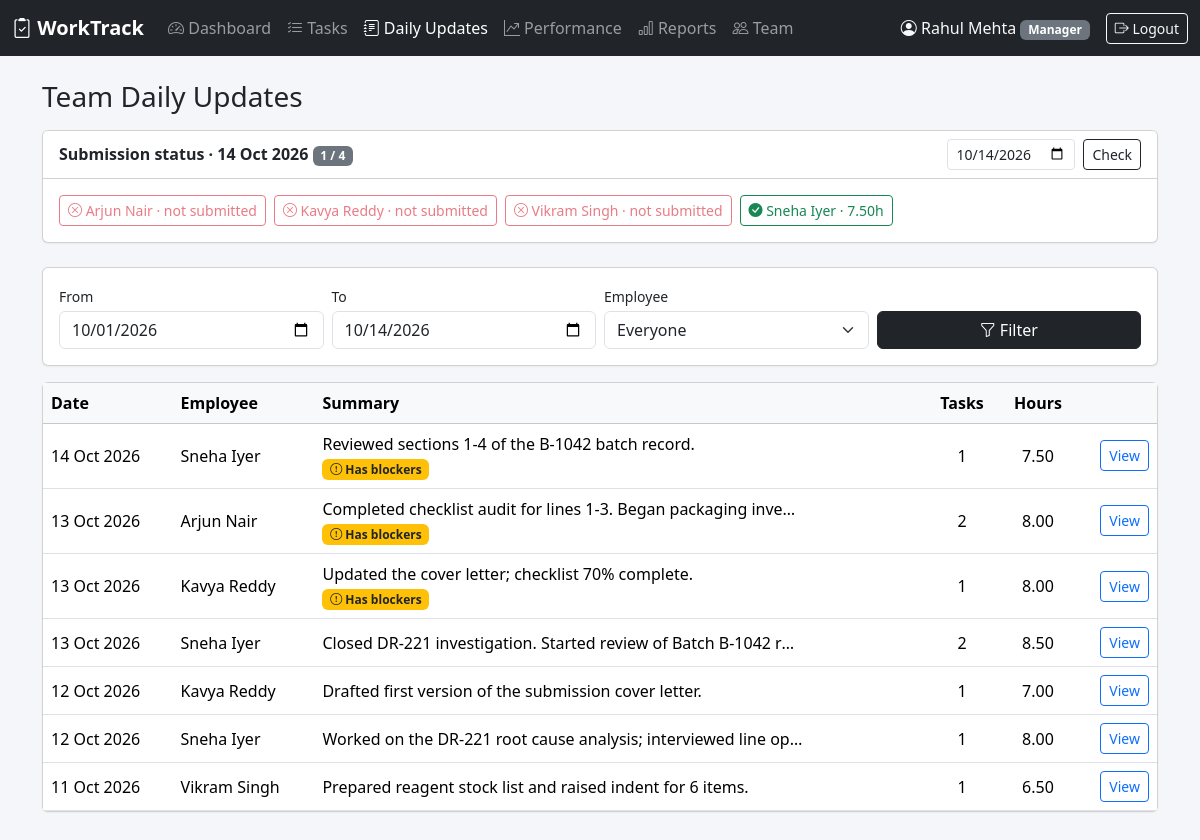
/index.php?page=updates (signed in), run on the app's committed database.
### tables this page shows
CREATE TABLE users (
    id            INT UNSIGNED AUTO_INCREMENT PRIMARY KEY,
    name          VARCHAR(100)  NOT NULL,
    email         VARCHAR(150)  NOT NULL UNIQUE,
    password_hash VARCHAR(255)  NOT NULL,
    role          ENUM('manager', 'employee') NOT NULL DEFAULT 'employee',
    designation   VARCHAR(100)  NULL,
    manager_id    INT UNSIGNED  NULL,
    is_active     TINYINT(1)    NOT NULL DEFAULT 1,
    created_at    TIMESTAMP     NOT NULL DEFAULT CURRENT_TIMESTAMP,
    CONSTRAINT fk_users_manager FOREIGN KEY (manager_id) REFERENCES users (id) ON DELETE SET NULL,
    INDEX idx_users_manager (manager_id)
);

CREATE TABLE daily_updates (
    id           INT UNSIGNED AUTO_INCREMENT PRIMARY KEY,
    user_id      INT UNSIGNED NOT NULL,
    update_date  DATE         NOT NULL,
    summary      TEXT         NOT NULL,    
    plan_next    TEXT         NULL,        
    blockers     TEXT         NULL,        
    hours_worked DECIMAL(4,2) NOT NULL DEFAULT 0,
    created_at   TIMESTAMP    NOT NULL DEFAULT CURRENT_TIMESTAMP,
    updated_at   TIMESTAMP    NOT NULL DEFAULT CURRENT_TIMESTAMP ON UPDATE CURRENT_TIMESTAMP,
    CONSTRAINT fk_updates_user FOREIGN KEY (user_id) REFERENCES users (id) ON DELETE CASCADE,
    UNIQUE KEY uq_updates_user_date (user_id, update_date),
    INDEX idx_updates_date (update_date)
);

### app/helpers.php (called while the page is built, shortened)
<?php
function e(mixed $value): string
{
    return htmlspecialchars((string) $value, ENT_QUOTES, 'UTF-8');
}
function url(string $page, array $params = []): string
{
    return 'index.php?' . http_build_query(['page' => $page] + $params);
}
function render_header(string $title): void
{
    require APP_PATH . '/views/header.php';
}
function render_footer(): void
{
    require APP_PATH . '/views/footer.php';
}
function input(string $key, string $default = ''): string
{
    $value = $_POST[$key] ?? $_GET[$key] ?? $default;
    return is_string($value) ? trim($value) : $default;
}
function current_user(): ?array
{
    static $user = false;
    if ($user === false) {
        $user = null;
        if (!empty($_SESSION['user_id'])) {
            $stmt = db()->prepare('SELECT id, name, email, role, designation, manager_id FROM users WHERE id = ? AND is_active = 1');
            $stmt->execute([$_SESSION['user_id']]);
            $user = $stmt->fetch() ?: null;
        }
    }
    return $user;
}
function require_login(): array
{
    $user = current_user();
    return $user;
}
function today(): string
{
    return date('Y-m-d');
}
function valid_date(string $date): bool
{
    $d = DateTime::createFromFormat('Y-m-d', $date);
    return $d !== false && $d->format('Y-m-d') === $date;
}
function fmt_date(?string $date): string
{
    return $date ? date('d M Y', strtotime($date)) : '—';
}

### public/index.php (called while the page is built, shortened)
<?php
require __DIR__ . '/../app/bootstrap.php';
$page = $_GET['page'] ?? (current_user() ? 'dashboard' : 'login');
require APP_PATH . '/pages/' . $page . '.php';

### app/bootstrap.php (called while the page is built, shortened)
<?php
$config = require ROOT_PATH . '/config/database.php';
require APP_PATH . '/helpers.php';
function db(): PDO
{
    static $pdo = null;
    global $config;
    if ($pdo === null) {
        $c = $config['db'];
        $dsn = "mysql:host={$c['host']};port={$c['port']};dbname={$c['name']};charset={$c['charset']}";
        try {
            $pdo = new PDO($dsn, $c['user'], $c['password'], [
                PDO::ATTR_ERRMODE            => PDO::ERRMODE_EXCEPTION,
                PDO::ATTR_DEFAULT_FETCH_MODE => PDO::FETCH_ASSOC,
                PDO::ATTR_EMULATE_PREPARES   => false,
            ]);
        } catch (PDOException $e) {
            error_log('DB connection failed: ' . $e->getMessage());
            http_response_code(500);
            exit('Database connection failed. Check the settings in config/database.php.');
        }
    }
    return $pdo;
}

### app/pages/updates.php (the view, shortened to what this page needs)
<?php
$user = require_login();
$me = (int) $user['id'];
$manager = $user['role'] === 'manager';
$today = today();
$from = input('from', date('Y-m-d', strtotime('-13 days')));
$to   = input('to', $today);
$day  = input('date', $today);
$from = valid_date($from) ? $from : $today;
$to   = valid_date($to) ? $to : $today;
$day  = valid_date($day) ? $day : $today;
$params = [$from, $to];
if ($manager) {
    $scope = 'u.manager_id = ?';
    $params[] = $me;
} else {
    $scope = 'u.id = ?';
    $params[] = $me;
}
$stmt = db()->prepare(
    "SELECT d.id, d.update_date, d.summary, d.blockers, d.hours_worked, d.created_at, u.name,
            (SELECT COUNT(*) FROM daily_update_tasks i WHERE i.daily_update_id = d.id) AS task_count
     FROM daily_updates d JOIN users u ON u.id = d.user_id
     WHERE d.update_date BETWEEN ? AND ? AND $scope
     ORDER BY d.update_date DESC, u.name"
);
$stmt->execute($params);
$updates = $stmt->fetchAll();
$submission = [];
if ($manager) {
    $stmt = db()->prepare(
        "SELECT u.id, u.name, d.id AS update_id, d.hours_worked, d.created_at
         FROM users u LEFT JOIN daily_updates d ON d.user_id = u.id AND d.update_date = ?
         WHERE u.manager_id = ? AND u.role = 'employee' AND u.is_active = 1
         ORDER BY d.id IS NULL DESC, u.name"
    );
    $stmt->execute([$day, $me]);
    $submission = $stmt->fetchAll();
} else {
    $stmt = db()->prepare('SELECT COUNT(*) FROM daily_updates WHERE user_id = ? AND update_date = ?');
    $stmt->execute([$me, $today]);
    $submittedToday = (bool) $stmt->fetchColumn();
}
render_header('Daily Updates');
?>
<div class="d-flex justify-content-between align-items-center mb-3">
    <h1 class="h3 mb-0"><?= $manager ? 'Team Daily Updates' : 'My Daily Updates' ?></h1>
</div>
<?php if ($manager): ?>
    <?php $done = count(array_filter($submission, fn($s) => $s['update_id'])); ?>
    <div class="card mb-4">
        <div class="card-header bg-white d-flex justify-content-between align-items-center flex-wrap gap-2">
            <span class="fw-semibold">Submission status · <?= fmt_date($day) ?> <span class="badge bg-secondary"><?= $done ?> / <?= count($submission) ?></span></span>
            <form class="d-flex gap-2">
                <input type="date" name="date" value="<?= e($day) ?>" max="<?= $today ?>" class="form-control form-control-sm">
                <button class="btn btn-sm btn-outline-dark">Check</button>
            </form>
        </div>
        <div class="card-body">
            <div class="d-flex flex-wrap gap-2">
                <?php foreach ($submission as $s): ?>
                    <?php if ($s['update_id']): ?>
                        <a href="<?= url('update_view', ['id' => $s['update_id']]) ?>" class="btn btn-sm btn-outline-success">
                            <i class="bi bi-check-circle-fill"></i> <?= e($s['name']) ?> · <?= e($s['hours_worked']) ?>h
                        </a>
                    <?php else: ?>
                        <span class="btn btn-sm btn-outline-danger disabled"><i class="bi bi-x-circle"></i> <?= e($s['name']) ?> · not submitted</span>
                    <?php endif; ?>
                <?php endforeach; ?>
            </div>
        </div>
    </div>
<?php endif; ?>
<form class="card card-body mb-3">
    <div class="row g-2 align-items-end">
        <div class="col-md-3">
            <label class="form-label small mb-1">From</label>
            <input type="date" name="from" value="<?= e($from) ?>" class="form-control">
        </div>
        <div class="col-md-3">
            <label class="form-label small mb-1">To</label>
            <input type="date" name="to" value="<?= e($to) ?>" class="form-control">
        </div>
        <?php if ($manager): ?>
            <div class="col-md-3">
                <label class="form-label small mb-1">Employee</label>
                <select name="employee" class="form-select">
                    <option value="">Everyone</option>
                </select>
            </div>
        <?php endif; ?>
        <div class="col-md-3">
            <button class="btn btn-dark w-100"><i class="bi bi-funnel"></i> Filter</button>
        </div>
    </div>
</form>
<div class="card">
    <div class="table-responsive">
        <table class="table table-hover mb-0">
            <thead class="table-light">
            <tr>
                <th>Date</th><?php if ($manager): ?><th>Employee</th><?php endif; ?>
                <th>Summary</th><th class="text-center">Tasks</th><th class="text-center">Hours</th><th></th>
            </tr>
            </thead>
            <tbody>
            <?php foreach ($updates as $u): ?>
                <tr>
                    <td class="text-nowrap"><?= fmt_date($u['update_date']) ?></td>
                    <?php if ($manager): ?><td class="text-nowrap"><?= e($u['name']) ?></td><?php endif; ?>
                    <td>
                        <div class="text-truncate" style="max-width: 480px"><?= e($u['summary']) ?></div>
                        <?php if ($u['blockers']): ?><span class="badge bg-warning text-dark"><i class="bi bi-exclamation-circle"></i> Has blockers</span><?php endif; ?>
                    </td>
                    <td class="text-center"><?= (int) $u['task_count'] ?></td>
                    <td class="text-center"><?= e($u['hours_worked']) ?></td>
                    <td class="text-end"><a href="<?= url('update_view', ['id' => $u['id']]) ?>" class="btn btn-sm btn-outline-primary">View</a></td>
                </tr>
            <?php endforeach; ?>
            </tbody>
        </table>
    </div>
</div>

### app/views/header.php (shortened to what this page needs)
<?php
$user = current_user();
$active = $_GET['page'] ?? 'dashboard';
$nav = [
    'dashboard'   => ['Dashboard', 'speedometer2'],
    'tasks'       => ['Tasks', 'list-check'],
    'updates'     => ['Daily Updates', 'journal-text'],
    'performance' => [$user && $user['role'] === 'manager' ? 'Performance' : 'My Performance', 'graph-up-arrow'],
];
if ($user && $user['role'] === 'manager') {
    $nav['reports']   = ['Reports', 'bar-chart'];
    $nav['employees'] = ['Team', 'people'];
}
$parents = ['task_form' => 'tasks', 'task_view' => 'tasks', 'update_form' => 'updates', 'update_view' => 'updates',
            'review_form' => 'performance', 'review_view' => 'performance', 'employee_form' => 'employees'];
$active = $parents[$active] ?? $active;
?>
<!doctype html>
<html lang="en">
<head>
    <link href="https://cdn.jsdelivr.net/npm/bootstrap@5.3.3/dist/css/bootstrap.min.css" rel="stylesheet">
    <link href="https://cdn.jsdelivr.net/npm/bootstrap-icons@1.11.3/font/bootstrap-icons.min.css" rel="stylesheet">
    <link href="assets/app.css" rel="stylesheet">
</head>
<body>
<?php if ($user): ?>
<nav class="navbar navbar-expand-lg navbar-dark bg-dark mb-4 d-print-none">
    <div class="container-fluid">
        <a class="navbar-brand fw-semibold" href="<?= url('dashboard') ?>"><i class="bi bi-clipboard2-check"></i> <?= e(APP_NAME) ?></a>
        <div class="collapse navbar-collapse" id="mainNav">
            <ul class="navbar-nav me-auto">
                <?php foreach ($nav as $page => [$label, $icon]): ?>
                    <li class="nav-item">
                        <a class="nav-link <?= $active === $page ? 'active' : '' ?>" href="<?= url($page) ?>"><i class="bi bi-<?= $icon ?>"></i> <?= e($label) ?></a>
                    </li>
                <?php endforeach; ?>
            </ul>
            <div class="d-flex align-items-center gap-3 text-light">
                <span><i class="bi bi-person-circle"></i> <?= e($user['name']) ?>
                    <span class="badge bg-secondary text-capitalize"><?= e($user['role']) ?></span></span>
                <form method="post" action="<?= url('logout') ?>" class="m-0">
                    <button class="btn btn-sm btn-outline-light"><i class="bi bi-box-arrow-right"></i> Logout</button>
                </form>
            </div>
        </div>
    </div>
</nav>
<?php endif; ?>
<main class="container-xl pb-5">

### public/assets/app.css (style rules this page uses)
body { background: #f4f6f9; }
.card { box-shadow: 0 1px 2px rgba(0, 0, 0, .05); }
.table td, .table th { vertical-align: middle; }

### data on the page
users: name "Rahul Mehta", role "Manager"
users: name "Arjun Nair"
users: name "Kavya Reddy"
users: name "Vikram Singh"
daily_updates: user.name "Sneha Iyer", hours_worked "7.50", update_date "14 Oct 2026", summary "Reviewed sections 1-4 of the B-1042 batch record.", shows "Has blockers", task_count "1"
daily_updates: update_date "13 Oct 2026", user.name "Arjun Nair", summary "Completed checklist audit for lines 1-3. Began packaging inve…", shows "Has blockers", task_count "2", hours_worked "8.00"
daily_updates: update_date "13 Oct 2026", user.name "Kavya Reddy", summary "Updated the cover letter; checklist 70% complete.", shows "Has blockers", task_count "1", hours_worked "8.00"
daily_updates: update_date "13 Oct 2026", user.name "Sneha Iyer", summary "Closed DR-221 investigation. Started review of Batch B-1042 r…", task_count "2", hours_worked "8.50"
daily_updates: update_date "12 Oct 2026", user.name "Kavya Reddy", summary "Drafted first version of the submission cover letter.", task_count "1", hours_worked "7.00"
daily_updates: update_date "12 Oct 2026", user.name "Sneha Iyer", summary "Worked on the DR-221 root cause analysis; interviewed line op…", task_count "1", hours_worked "8.00"
daily_updates: update_date "11 Oct 2026", user.name "Vikram Singh", summary "Prepared reagent stock list and raised indent for 6 items.", task_count "1", hours_worked "6.50"

### other printed values
APP_NAME "WorkTrack"
$label "Dashboard"
$label "Tasks"
$label "Daily Updates"
$label "Performance"
$label "Reports"
$label "Team"
fmt_date($day) "14 Oct 2026"
$done "1"
count($submission) "4"
